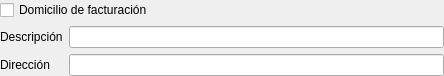
<?xml version="1.0" encoding="UTF-8"?>
<ui version="4.0">
 <class>frmDirTerceros</class>
 <widget class="QWidget" name="frmDirTerceros">
  <property name="geometry">
   <rect>
    <x>0</x>
    <y>0</y>
    <width>444</width>
    <height>69</height>
   </rect>
  </property>
  <property name="windowTitle">
   <string>Form</string>
  </property>
  <layout class="QGridLayout" name="gridLayout">
   <property name="margin">
    <number>0</number>
   </property>
   <item row="0" column="0" colspan="2">
    <widget class="DBCheckBox" name="db_domfacturacion">
     <property name="text">
      <string>Domicilio de facturación</string>
     </property>
     <property name="fieldName">
      <string>domfacturacion</string>
     </property>
     <property name="dataEditable">
      <bool>true</bool>
     </property>
    </widget>
   </item>
   <item row="1" column="0">
    <widget class="QLabel" name="label">
     <property name="text">
      <string>Descripción</string>
     </property>
    </widget>
   </item>
   <item row="1" column="1">
    <widget class="DBLineEdit" name="db_descripcion">
     <property name="fieldName">
      <string>descripcion</string>
     </property>
     <property name="dataEditable">
      <bool>true</bool>
     </property>
    </widget>
   </item>
   <item row="2" column="0">
    <widget class="QLabel" name="label_2">
     <property name="text">
      <string>Dirección</string>
     </property>
    </widget>
   </item>
   <item row="2" column="1">
    <widget class="DBLineEdit" name="db_direccion">
     <property name="fieldName">
      <string>direccion</string>
     </property>
     <property name="dataEditable">
      <bool>true</bool>
     </property>
    </widget>
   </item>
  </layout>
 </widget>
 <customwidgets>
  <customwidget>
   <class>DBCheckBox</class>
   <extends>QCheckBox</extends>
   <header>widgets/dbcheckbox.h</header>
  </customwidget>
  <customwidget>
   <class>DBLineEdit</class>
   <extends>QLineEdit</extends>
   <header>widgets/dblineedit.h</header>
  </customwidget>
 </customwidgets>
 <resources/>
 <connections/>
</ui>
